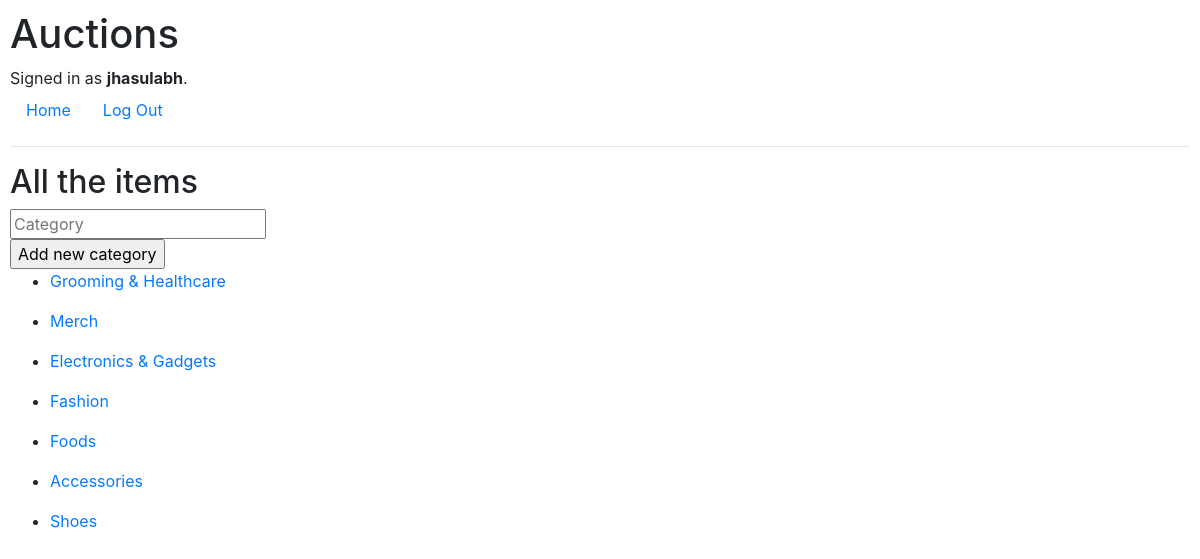
The app's page /category/ (signed in) with its own data.
### auctions/models.py (models this page shows)
class User(AbstractUser):
    pass

class Category(models.Model):
    cat=models.CharField(max_length=100, blank=False,null=True)
    def __str__(self):
        return self.cat

### auctions/views.py (the view, shortened to what this page needs)
# urls.py: path("category/", views.category, name="category"),
def category(request):
    cat=Category.objects.all()
    form= Category()
    return render(request, "auctions/category.html", {
        "form": form,
        "categories":cat})

### auctions/templates/auctions/category.html (shortened to what this page needs)
{% extends "auctions/layout.html" %}
{% block body %}
    <h2>All the items</h2>
    {% if request.user.is_authenticated %}
    <div class="forms">
        <form action="{% url 'category' %}" method="post" enctype="multipart?form-data">
            <div class="input-form"><input name="category" placeholder="Category"></div>
            <input type="submit" value="Add new category" >
        </form>
    </div>
    {% endif %}
    {% for category in categories %}
        <ul>
            <li><a href="{% url 'listcategory' category.id %}"> {{category}}</a></li>
        </ul>
    {% endfor %}
{% endblock %}

### auctions/templates/auctions/layout.html (shortened to what this page needs)
{% load static %}
<!DOCTYPE html>
<html lang="en">
    <head>
        <link rel="stylesheet" href="https://stackpath.bootstrapcdn.com/bootstrap/4.4.1/css/bootstrap.min.css">
        <link href="{% static 'auctions/styles.css' %}" rel="stylesheet">
    </head>
    <body>
        <h1>Auctions</h1>
        <div>
            {% if user.is_authenticated %}
                Signed in as <strong>{{ user.username }}</strong>.
            {% else %}
                Not signed in.
            {% endif %}
        </div>
        <ul class="nav">
            <li class="nav-item">
                <a class="nav-link" href="{% url 'index' %}">Home</a>
            </li>
            {% if user.is_authenticated %}
                <li class="nav-item">
                    <a class="nav-link" href="{% url 'logout' %}">Log Out</a>
                </li>
            {% endif %}
        </ul>
        <hr>
        {% block body %}
        {% endblock %}
    </body>
</html>

### auctions/static/auctions/styles.css (style rules this page uses)
body { padding: 10px; }

### records on screen
User: username "jhasulabh"
Category: cat "Grooming & Healthcare"
Category: cat "Merch"
Category: cat "Electronics & Gadgets"
Category: cat "Fashion"
Category: cat "Foods"
Category: cat "Accessories"
Category: cat "Shoes"
